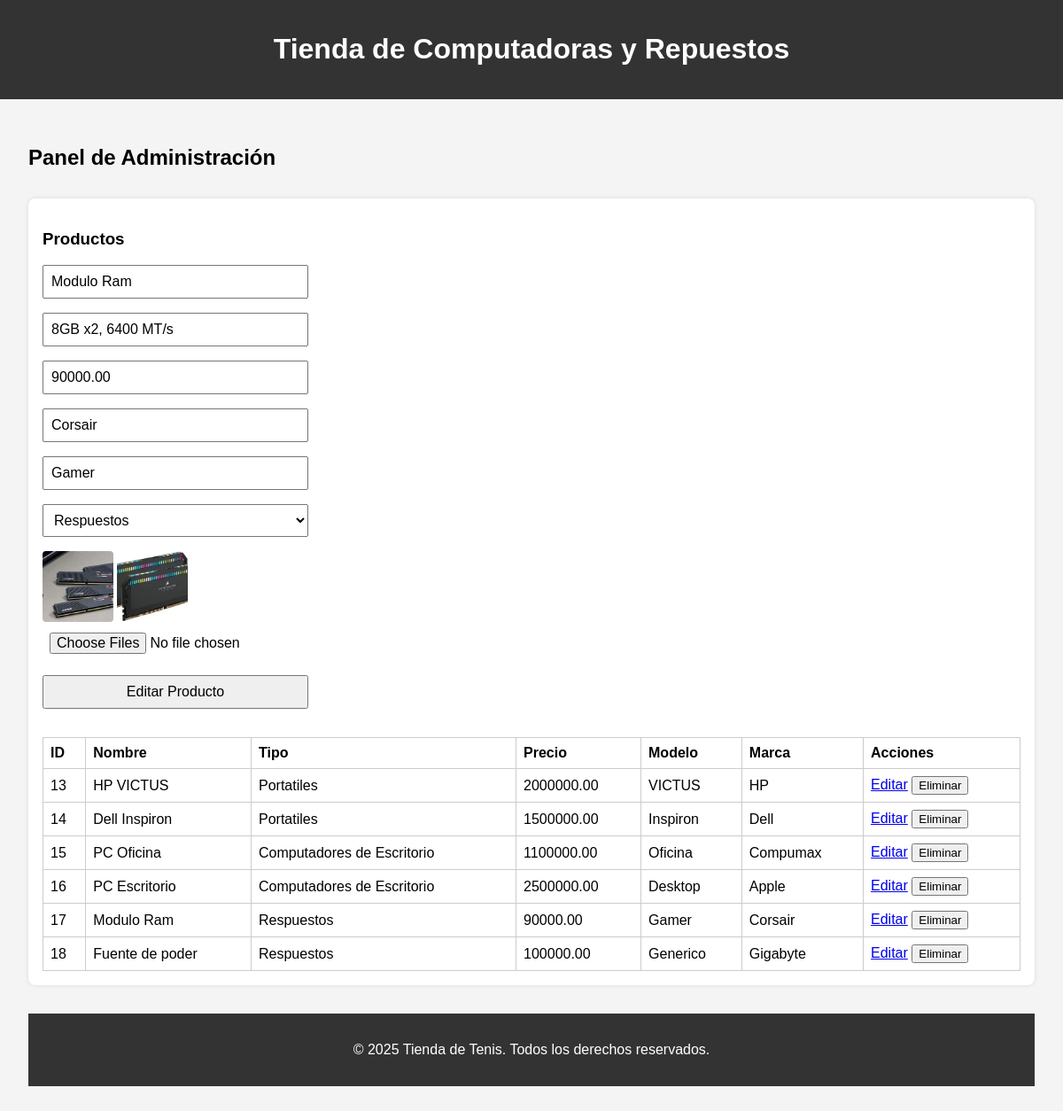
The page /index.php?action=editarProducto&id=17 (signed in) on the database its author committed.
### tables this page shows
CREATE TABLE `productos` (
  `id` int(11) NOT NULL,
  `nombre` varchar(100) NOT NULL,
  `especificaciones` varchar(200) DEFAULT NULL,
  `precio` decimal(10,2) NOT NULL,
  `id_categoria` int(11) DEFAULT NULL,
  `marca` varchar(200) NOT NULL,
  `modelo` varchar(200) NOT NULL,
  `tipo` varchar(50) NOT NULL
);

CREATE TABLE `imagenes` (
  `id` int(11) NOT NULL,
  `id_producto` int(11) DEFAULT NULL,
  `nombre_archivo` varchar(255) DEFAULT NULL
);

CREATE TABLE `categorias` (
  `id` int(11) NOT NULL,
  `nombre` varchar(100) NOT NULL
);

### controlador/controlador.php (called while the page is built, shortened)
<?php
class Controlador
{
    public function consultarProductosxid($id)
    {
        $gestor = new GestorProducto;
        $productosxid = $gestor->consultarProductosxid($id);
        $productos = $gestor->consultarProductos();
        $imagenes = $gestor->consultarImagenesxid($id);
        $categoriasSelect = $gestor->consultarCategorias();
        require_once("vista/html/productos.php");
    }
}

### modelo/gestorProductos.php (called while the page is built, shortened)
<?php
class GestorProducto
{
    public function consultarProductos()
    {
        $conexion = new conexion;
        $conexion->abrir();
        $sql = "SELECT productos.id AS id_producto,
        categorias.nombre AS nombre_categoria,
        productos.nombre,
        productos.especificaciones,
        productos.precio,
        productos.modelo,
        productos.marca
        FROM productos
        JOIN categorias ON productos.id_categoria = categorias.id;";
        $conexion->consulta($sql);
        $result = $conexion->obtenerResultado();
        return $result;
    }
    public function consultarCategorias()
    {
        $conexion = new conexion;
        $conexion->abrir();
        $sql = "SELECT * FROM categorias ";
        $conexion->consulta($sql);
        $result = $conexion->obtenerResultado();
        return $result;
    }
    public function consultarProductosxid($id)
    {
        $conexion = new conexion;
        $conexion->abrir();
        $sql = "SELECT productos.id AS id_producto,
        categorias.nombre AS nombre_categoria,
        categorias.id as id_categoria,
        productos.nombre,
        productos.especificaciones,
        productos.precio,
        productos.modelo,
        productos.marca
        FROM productos
        JOIN categorias ON productos.id_categoria = categorias.id WHERE productos.id='$id'";
        $conexion->consulta($sql);
        $result = $conexion->obtenerResultado();
        return $result;
    }
    public function consultarImagenesxid($id)
    {
        $conexion = new conexion;
        $conexion->abrir();
        $sql = "SELECT * FROM imagenes WHERE id_producto='$id'";
        $conexion->consulta($sql);
        $result = $conexion->obtenerResultado();
        return $result;
    }
}

### modelo/conexion.php (called while the page is built, shortened)
<?php
class Conexion{
    private $mySQLI;
    private $result;
    public function abrir(){
        $this->mySQLI = new mysqli("localhost", "root", "", "tienda_tenis");
    }
    public function consulta($sql){
        $this->result = $this->mySQLI->query($sql);
    }
    public function obtenerResultado(){
        return $this->result;
    }
}

### vista/html/productos.php (the view, shortened to what this page needs)
<!DOCTYPE html>
<html lang="es">
<head>
  <link rel="stylesheet" href="vista/css/style.css">
</head>
<body>
  <header>
    <h1>Tienda de Computadoras y Repuestos</h1>
  </header>
  <?php
  if (isset($_SESSION["rol"]) && $_SESSION["rol"] == "admin") {
    if ($_SESSION["rol"] == "admin") {
      ?>
      <section id="panel-admin">
        <h2>Panel de Administración</h2>
        <div class="admin-section">
          <h3>Productos</h3>
          <?php
          if (isset($productosxid)) {
            $fila3 = $productosxid->fetch_assoc();
            ?>
            <form class="form-admin" action="index.php?action=editarProductoxid" method="post" required
              enctype="multipart/form-data">
              <input type="text" value="<?php echo $fila3["nombre"] ?>" id="nombre" name="nombre" required>
              <input type="text" value="<?php echo $fila3["especificaciones"] ?>" id="especificaciones" name="especificaciones" required>
              <input type="number" value="<?php echo $fila3["precio"] ?>" id="precio" name="precio" required>
              <input type="text" value="<?php echo $fila3["marca"] ?>" id="marca" name="marca" required>
              <input type="text" value="<?php echo $fila3["modelo"] ?>" id="modelo" name="modelo" required>
              <select id="categoria" name="categoria" required>
                <?php
                while ($fila2 = $categoriasSelect->fetch_assoc()) {
                  ?>
                  <option <?php if ($fila3["id_categoria"] == $fila2["id"]) {
                    echo "selected";
                  } ?> value="<?php echo $fila2["id"] ?>"><?php echo $fila2["nombre"] ?></option>
                  <?php
                }
                ?>
              </select>
              <div class="galeria-imagenes">
                <?php
                while ($fila4 = $imagenes->fetch_assoc()) {
                  if ($fila4["id_producto"] == $fila3["id_producto"]) {
                ?>
                    <a href="index.php?action=borrarImagen&id=<?php echo $fila4["id"] ?>" class="imagenEliminar" onclick="return confirm('¿Estás seguro de que quieres eliminar esta imagen?');">
                      <img class="imagenes" src="uploads/<?php echo $fila4["nombre_archivo"] ?>" alt="Imagen del producto">
                    </a>
                <?php
                  }
                }
                ?>
              </div>
              <input id="cover" class="upload" name="cover[]" type="file" multiple>
              <button type="submit">Editar Producto</button>
            </form>
            <?php
          }
          ?>
          <table>
            <thead>
              <tr>
                <th>ID</th>
                <th>Nombre</th>
                <th>Tipo</th>
                <th>Precio</th>
                <th>Modelo</th>
                <th>Marca</th>
                <th>Acciones</th>
              </tr>
            </thead>
            <tbody>
              <?php
              while ($fila = $productos->fetch_assoc()) {
                ?>
                <tr>
                  <td><?php echo $fila["id_producto"] ?></td>
                  <td><?php echo $fila["nombre"] ?></td>
                  <td><?php echo $fila["nombre_categoria"] ?></td>
                  <td><?php echo $fila["precio"] ?></td>
                  <td><?php echo $fila["modelo"] ?></td>
                  <td><?php echo $fila["marca"] ?></td>
                  <td>
                    <a href="index.php?action=editarProducto&id=<?php echo $fila["id_producto"] ?>">Editar</a>
                    <a href="index.php?action=eliminarProducto&id=<?php echo $fila['id_producto']; ?>"
                      onclick="return confirm('¿Estás seguro de que quieres eliminar este producto?');"><button
                        type="button">Eliminar</button></a>
                  </td>
                </tr>
                <?php
              }
              ?>
            </tbody>
          </table>
        </div>
        <?php
    }
  }
  ?>
    <footer>
      <p>&copy; 2025 Tienda de Tenis. Todos los derechos reservados.</p>
    </footer>
</body>
</html>

### vista/css/style.css (style rules this page uses)
body { font-family: Arial, sans-serif; margin: 0; padding: 0; background-color: #f4f4f4; }
header { background-color: #333; color: white; padding: 1rem; text-align: center; }
section { padding: 2rem; }
form { display: flex; flex-direction: column; max-width: 300px; margin-top: 1rem; }
form input, form button, form select { margin-bottom: 1rem; padding: 0.5rem; font-size: 1rem; }
.admin-section { margin-top: 2rem; background: #fff; padding: 1rem; border-radius: 8px; box-shadow: 0 0 5px rgba(0,0,0,0.1); }
.admin-section table { width: 100%; border-collapse: collapse; margin-top: 1rem; }
.admin-section table, th, td { border: 1px solid #ccc; }
.admin-section th, .admin-section td { padding: 0.5rem; text-align: left; }
footer { background-color: #333; color: white; text-align: center; padding: 1rem; margin-top: 2rem; }
.imagenEliminar { position: relative; display: inline-block; }
.imagenes { width: 80px; height: 80px; object-fit: cover; border-radius: 4px; }

### rows shown on the page
productos: nombre "Modulo Ram", especificaciones "8GB x2, 6400 MT/s", precio "90000.00", marca "Corsair", modelo "Gamer", id "17", id_categoria.nombre "Respuestos"
imagenes: nombre_archivo (picture)
imagenes: nombre_archivo (picture)
productos: id "13", nombre "HP VICTUS", id_categoria.nombre "Portatiles", precio "2000000.00", modelo "VICTUS", marca "HP"
productos: id "14", nombre "Dell Inspiron", id_categoria.nombre "Portatiles", precio "1500000.00", modelo "Inspiron", marca "Dell"
productos: id "15", nombre "PC Oficina", id_categoria.nombre "Computadores de Escritorio", precio "1100000.00", modelo "Oficina", marca "Compumax"
productos: id "16", nombre "PC Escritorio", id_categoria.nombre "Computadores de Escritorio", precio "2500000.00", modelo "Desktop", marca "Apple"
productos: id "18", nombre "Fuente de poder", id_categoria.nombre "Respuestos", precio "100000.00", modelo "Generico", marca "Gigabyte"

### other values the page prints
form field categoria "Respuestos"
